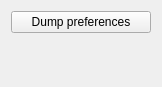
<?xml version="1.0" encoding="UTF-8"?>
<ui version="4.0">
 <class>DevHelp</class>
 <widget class="QWidget" name="DevHelp">
  <property name="geometry">
   <rect>
    <x>0</x>
    <y>0</y>
    <width>162</width>
    <height>87</height>
   </rect>
  </property>
  <property name="windowTitle">
   <string>Form</string>
  </property>
  <layout class="QVBoxLayout" name="verticalLayout">
   <item>
    <widget class="QPushButton" name="DumpPrefsButton">
     <property name="text">
      <string>Dump preferences</string>
     </property>
    </widget>
   </item>
   <item>
    <spacer name="verticalSpacer">
     <property name="orientation">
      <enum>Qt::Vertical</enum>
     </property>
     <property name="sizeHint" stdset="0">
      <size>
       <width>20</width>
       <height>40</height>
      </size>
     </property>
    </spacer>
   </item>
  </layout>
 </widget>
 <resources/>
 <connections/>
</ui>
